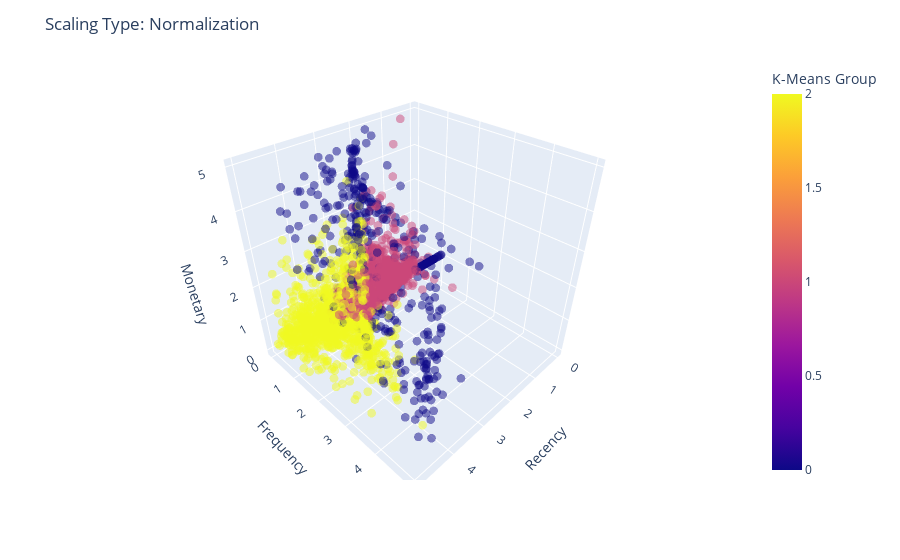
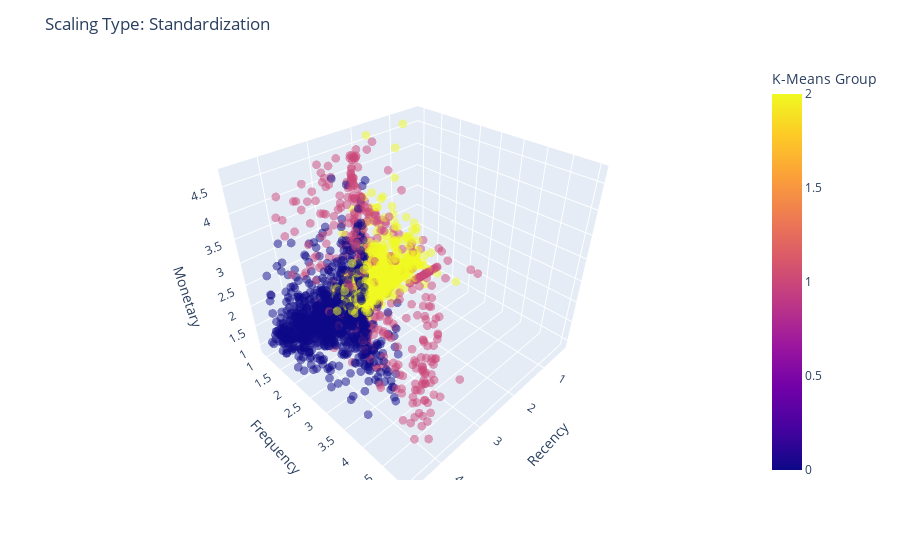
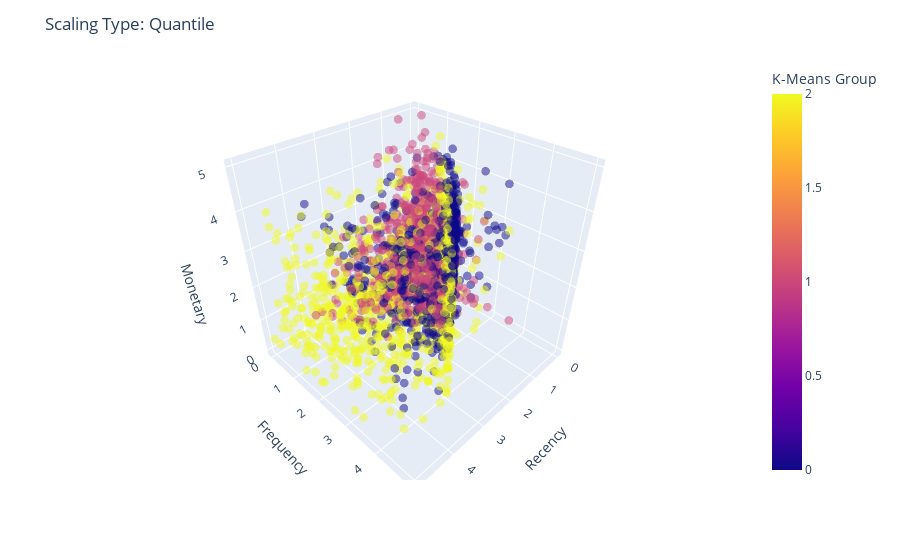

Notebook cell for these charts, in order:
### Code cell
for scaling_type in ["min_max_scaled", "z_scaled", "quant_scaled"]:
    fig = px.scatter_3d(
        rfm_with_cluster_kmeans,
        x="recency_" + scaling_type,
        y="frequency_" + scaling_type,
        z="monetary_" + scaling_type,
        labels={
            "recency_" + scaling_type: "Recency",
            "frequency_" + scaling_type: "Frequency",
            "monetary_" + scaling_type: "Monetary",
            scaling_type + "_cluster_kmeans": "K-Means Group",
        },
        color=scaling_type + "_cluster_kmeans",
        opacity=0.5,
    )

    fig.update_traces(marker_size=3)
    fig.layout.title = "Scaling Type: " + (
        "Standardization"
        if scaling_type == "z_scaled"
        else "Normalization"
        if scaling_type == "min_max_scaled"
        else "Quantile"
    )
    fig.show()

### Figure 1 — Plotly figure (JSON) as saved in the notebook; plotly's stock layout.template omitted (floating-point values rounded to 4 significant figures; data arrays with more than 128 entries replaced by an {"elided": "..."} marker saying what was removed)
{"data": [{"hovertemplate": "Recency=%{x}<br>Frequency=%{y}<br>Monetary=%{z}<br>K-Means Group=%{marker.color}<extra></extra>", "legendgroup": "", "marker": {"color": {"elided": "2745 int values"}, "coloraxis": "coloraxis", "opacity": 0.5, "size": 3, "symbol": "circle"}, "mode": "markers", "name": "", "scene": "scene", "showlegend": false, "type": "scatter3d", "x": {"elided": "2745 float values"}, "y": {"elided": "2745 float values"}, "z": {"elided": "2745 float values"}}], "layout": {"coloraxis": {"colorbar": {"title": {"text": "K-Means Group"}}, "colorscale": [[0, "#0d0887"], [0.1111, "#46039f"], [0.2222, "#7201a8"], [0.3333, "#9c179e"], [0.4444, "#bd3786"], [0.5556, "#d8576b"], [0.6667, "#ed7953"], [0.7778, "#fb9f3a"], [0.8889, "#fdca26"], [1, "#f0f921"]]}, "legend": {"tracegroupgap": 0}, "margin": {"t": 60}, "scene": {"domain": {"x": [0, 1], "y": [0, 1]}, "xaxis": {"title": {"text": "Recency"}}, "yaxis": {"title": {"text": "Frequency"}}, "zaxis": {"title": {"text": "Monetary"}}}, "title": {"text": "Scaling Type: Normalization"}}}

### Figure 2 — Plotly figure (JSON) as saved in the notebook; plotly's stock layout.template omitted (floating-point values rounded to 4 significant figures; data arrays with more than 128 entries replaced by an {"elided": "..."} marker saying what was removed)
{"data": [{"hovertemplate": "Recency=%{x}<br>Frequency=%{y}<br>Monetary=%{z}<br>K-Means Group=%{marker.color}<extra></extra>", "legendgroup": "", "marker": {"color": {"elided": "2745 int values"}, "coloraxis": "coloraxis", "opacity": 0.5, "size": 3, "symbol": "circle"}, "mode": "markers", "name": "", "scene": "scene", "showlegend": false, "type": "scatter3d", "x": {"elided": "2745 float values"}, "y": {"elided": "2745 float values"}, "z": {"elided": "2745 float values"}}], "layout": {"coloraxis": {"colorbar": {"title": {"text": "K-Means Group"}}, "colorscale": [[0, "#0d0887"], [0.1111, "#46039f"], [0.2222, "#7201a8"], [0.3333, "#9c179e"], [0.4444, "#bd3786"], [0.5556, "#d8576b"], [0.6667, "#ed7953"], [0.7778, "#fb9f3a"], [0.8889, "#fdca26"], [1, "#f0f921"]]}, "legend": {"tracegroupgap": 0}, "margin": {"t": 60}, "scene": {"domain": {"x": [0, 1], "y": [0, 1]}, "xaxis": {"title": {"text": "Recency"}}, "yaxis": {"title": {"text": "Frequency"}}, "zaxis": {"title": {"text": "Monetary"}}}, "title": {"text": "Scaling Type: Standardization"}}}

### Figure 3 — Plotly figure (JSON) as saved in the notebook; plotly's stock layout.template omitted (floating-point values rounded to 4 significant figures; data arrays with more than 128 entries replaced by an {"elided": "..."} marker saying what was removed)
{"data": [{"hovertemplate": "Recency=%{x}<br>Frequency=%{y}<br>Monetary=%{z}<br>K-Means Group=%{marker.color}<extra></extra>", "legendgroup": "", "marker": {"color": {"elided": "2745 int values"}, "coloraxis": "coloraxis", "opacity": 0.5, "size": 3, "symbol": "circle"}, "mode": "markers", "name": "", "scene": "scene", "showlegend": false, "type": "scatter3d", "x": {"elided": "2745 float values"}, "y": {"elided": "2745 float values"}, "z": {"elided": "2745 float values"}}], "layout": {"coloraxis": {"colorbar": {"title": {"text": "K-Means Group"}}, "colorscale": [[0, "#0d0887"], [0.1111, "#46039f"], [0.2222, "#7201a8"], [0.3333, "#9c179e"], [0.4444, "#bd3786"], [0.5556, "#d8576b"], [0.6667, "#ed7953"], [0.7778, "#fb9f3a"], [0.8889, "#fdca26"], [1, "#f0f921"]]}, "legend": {"tracegroupgap": 0}, "margin": {"t": 60}, "scene": {"domain": {"x": [0, 1], "y": [0, 1]}, "xaxis": {"title": {"text": "Recency"}}, "yaxis": {"title": {"text": "Frequency"}}, "zaxis": {"title": {"text": "Monetary"}}}, "title": {"text": "Scaling Type: Quantile"}}}
